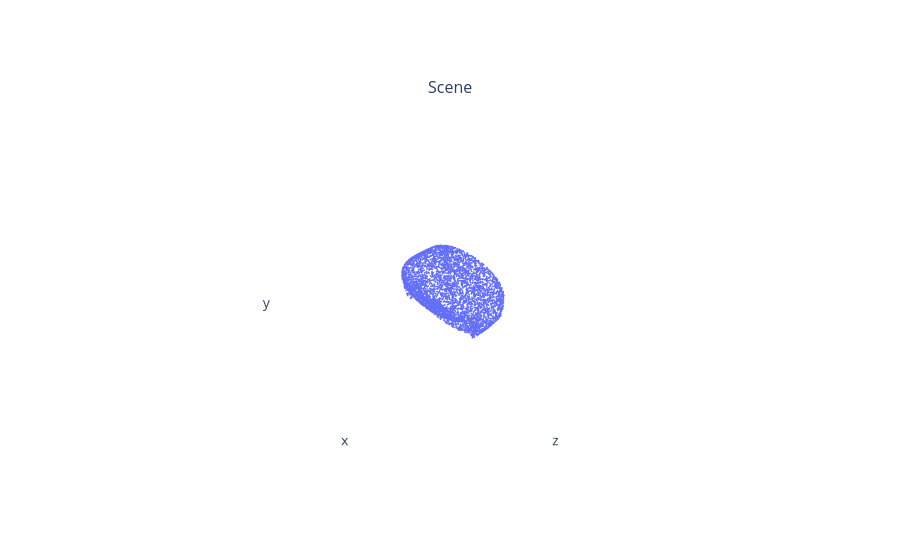

The cell this chart's notebook holds for it:
### Code cell
pc_normalized = Pointclouds(points=[verts[0]])

fig = plot_scene({
    "Scene": {
        "Normalized Point Cloud": pc_normalized
    }
})

fig.show()

### Figure 1 — Plotly figure (JSON) as saved in the notebook; plotly's stock layout.template omitted (floating-point values rounded to 4 significant figures; data arrays with more than 128 entries replaced by an {"elided": "..."} marker saying what was removed)
{"data": [{"marker": {"size": 1}, "mode": "markers", "name": "Normalized Point Cloud", "scene": "scene", "type": "scatter3d", "x": {"elided": "5000 float values"}, "y": {"elided": "5000 float values"}, "z": {"elided": "5000 float values"}}], "layout": {"annotations": [{"font": {"size": 16}, "showarrow": false, "text": "Scene", "x": 0.5, "xanchor": "center", "xref": "paper", "y": 1, "yanchor": "bottom", "yref": "paper"}], "scene": {"aspectmode": "cube", "camera": {"up": {"x": 0, "y": 1, "z": 0}}, "domain": {"x": [0, 1], "y": [0, 1]}, "xaxis": {"backgroundcolor": "#fff", "range": [-1.981, 1.981], "showaxeslabels": false, "showgrid": false, "showline": false, "showticklabels": false, "ticks": "", "zeroline": false}, "yaxis": {"backgroundcolor": "#fff", "range": [-1.981, 1.981], "showaxeslabels": false, "showgrid": false, "showline": false, "showticklabels": false, "ticks": "", "zeroline": false}, "zaxis": {"backgroundcolor": "#fff", "range": [-1.981, 1.981], "showaxeslabels": false, "showgrid": false, "showline": false, "showticklabels": false, "ticks": "", "zeroline": false}}}}
